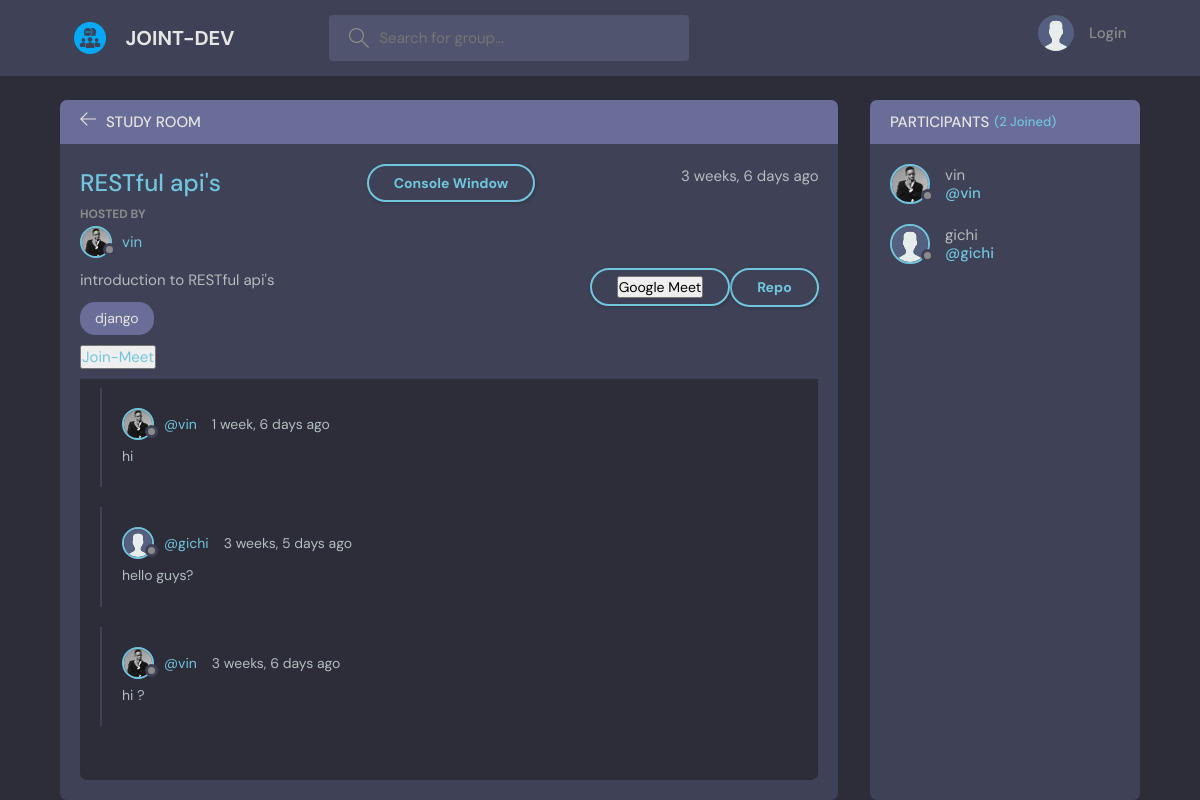
The page /room/1/ on the database its author committed.
### base/models.py (models this page shows, shortened)
class Room(models.Model):
    host =  models.ForeignKey(User, on_delete=models.SET_NULL, null=True)
    topic = models.ForeignKey(Topic, on_delete=models.SET_NULL, null=True)
    name = models.CharField(max_length=200)
    description = models.TextField(null=True, blank=True)
    participants = models.ManyToManyField(User, related_name='participants', blank=True)
    updated = models.DateTimeField(auto_now=True)
    created = models.DateTimeField(auto_now_add=True)
    class Meta:
        ordering = [
            '-updated', '-created'
        ]

class User(AbstractUser):
    name = models.CharField(max_length=100, null=True)
    email = models.EmailField(unique=True, null=True)
    bio = models.TextField(null=True)
    avatar = models.ImageField(null=True, default="avatar.svg")
    USERNAME_FIELD = 'email'
    REQUIRED_FIELDS = []

class Topic(models.Model):
    name = models.CharField(max_length=200)
    def __str__(self):
        return self.name

class Message(models.Model):
    user = models.ForeignKey(User, on_delete=models.CASCADE )
    room = models.ForeignKey(Room, on_delete=models.CASCADE)
    body = models.TextField()
    updated = models.DateTimeField(auto_now=True)
    created = models.DateTimeField(auto_now_add=True)
    class Meta:
        ordering = [
            '-updated', '-created']

### base/views.py (the view, shortened to what this page needs)
# urls.py: path('room/<str:id>/', views.room, name='room'),
def room(request, id):
    room = Room.objects.get(id=id)
    room_messages = room.message_set.all()
    participants = room.participants.all()
    context = {
        'room' : room ,
        'room_messages' : room_messages,
        'participants' : participants
        }
    return render(request, 'base/room.html', context)

### base/templates/base/room.html (shortened to what this page needs)
{% extends 'main.html' %} {% block content %}
<main class="profile-page layout layout--2">
    <div class="container">
        <div class="room">
            <div class="room__top">
                <div class="room__topLeft">
                    <a href="{% url 'home' %}">
                        <svg version="1.1" xmlns="http://www.w3.org/2000/svg" width="32" height="32" viewBox="0 0 32 32">
                  <title>arrow-left</title>
                  <path
                    d="M13.723 2.286l-13.723 13.714 13.719 13.714 1.616-1.611-10.96-10.96h27.625v-2.286h-27.625l10.965-10.965-1.616-1.607z"
                  ></path>
                </svg>
                    </a>
                    <h3>Study Room</h3>
                </div>
            </div>
            <div class="room__box scroll ">
                <div class="room__header scroll ">
                    <div class="room__info ">
                        <h3>{{ room.name }}</h3>
                        <a href="{% url 'code-editor' %}" class="btn btn--main btn--pill">Console Window</a>
                        <span>{{ room.created|timesince }} ago</span>
                    </div>
                    <div class="room__hosted ">
                        <p>Hosted By</p>
                        <a href="{% url 'user-profile' room.host.id %}" class="room__author ">
                            <div class="avatar avatar--small ">
                                <img src="{{ room.host.avatar.url }}" />
                            </div>
                            <span>{{ room.host.username  }}</span>
                        </a>
                    </div>
                    <div class="room__details ">
                        {{ room.description }}
                        <a href="{% url 'repo' %}" class="btn btn--main btn--pill" style="float:right;">Repo</a>
                        <a href="{% url 'google_meet_view' %}" class="btn btn--main btn--pill" style="float:right; " target="_blank ">
                            <button>Google Meet</button>
                        </a>
                    </div>
                    <span class="room__topics ">{{ room.topic }}</span>
                    <form action="{% url 'join-meet' %} " method="get ">
                        <button><a href="{% url 'join-meet' %} ">Join-Meet</a></button>
                    </form>
                </div>
                <div class="room__conversation ">
                    <div class="threads scroll ">
                        {% for message in room_messages %}
                        <div class="thread ">
                            <div class="thread__top ">
                                <div class="thread__author ">
                                    <a href="{% url 'user-profile' message.user.id %} " class="thread__authorInfo ">
                                        <div class="avatar avatar--small ">
                                            <img src="{{ message.user.avatar.url }} " />
                                        </div>
                                        <span>@{{ message.user.username }}</span>
                                    </a>
                                    <span class="thread__date ">{{ message.created|timesince }} ago</span>
                                </div>
                            </div>
                            <div class="thread__details ">
                                {{ message.body }}
                            </div>
                        </div>
                        {% endfor %}
                    </div>
                </div>
            </div>
        </div>
        <div class="participants ">
            <h3 class="participants__top ">Participants <span>({{ participants.count }} Joined)</span></h3>
            <div class="participants__list scroll ">
                {% for user in participants %}
                <a href="{% url 'user-profile' user.id %} " class="participant ">
                    <div class="avatar avatar--medium ">
                        <img src="{{ user.avatar.url }} " />
                    </div>
                    <p>
                        {{ user.username }}
                        <span>@{{ user.username }}</span>
                    </p>
                </a>
                {% endfor%}
            </div>
        </div>
    </div>
</main>
{% endblock content %}

### rows shown on the page
Room: name "RESTful api's", created "3 weeks, 6 days", host.avatar (picture), host.username "vin", description "introduction to RESTful api's", topic "django"
Message: user.avatar (picture), user.username "vin", created "1 week, 6 days", body "hi"
Message: user.avatar (placeholder picture), user.username "gichi", created "3 weeks, 5 days", body "hello guys?"
Message: user.avatar (picture), user.username "vin", created "3 weeks, 6 days", body "hi ?"
User: avatar (picture), username "vin"
User: avatar (placeholder picture), username "gichi"

### other values the page prints
{{ participants.count }} "2"
